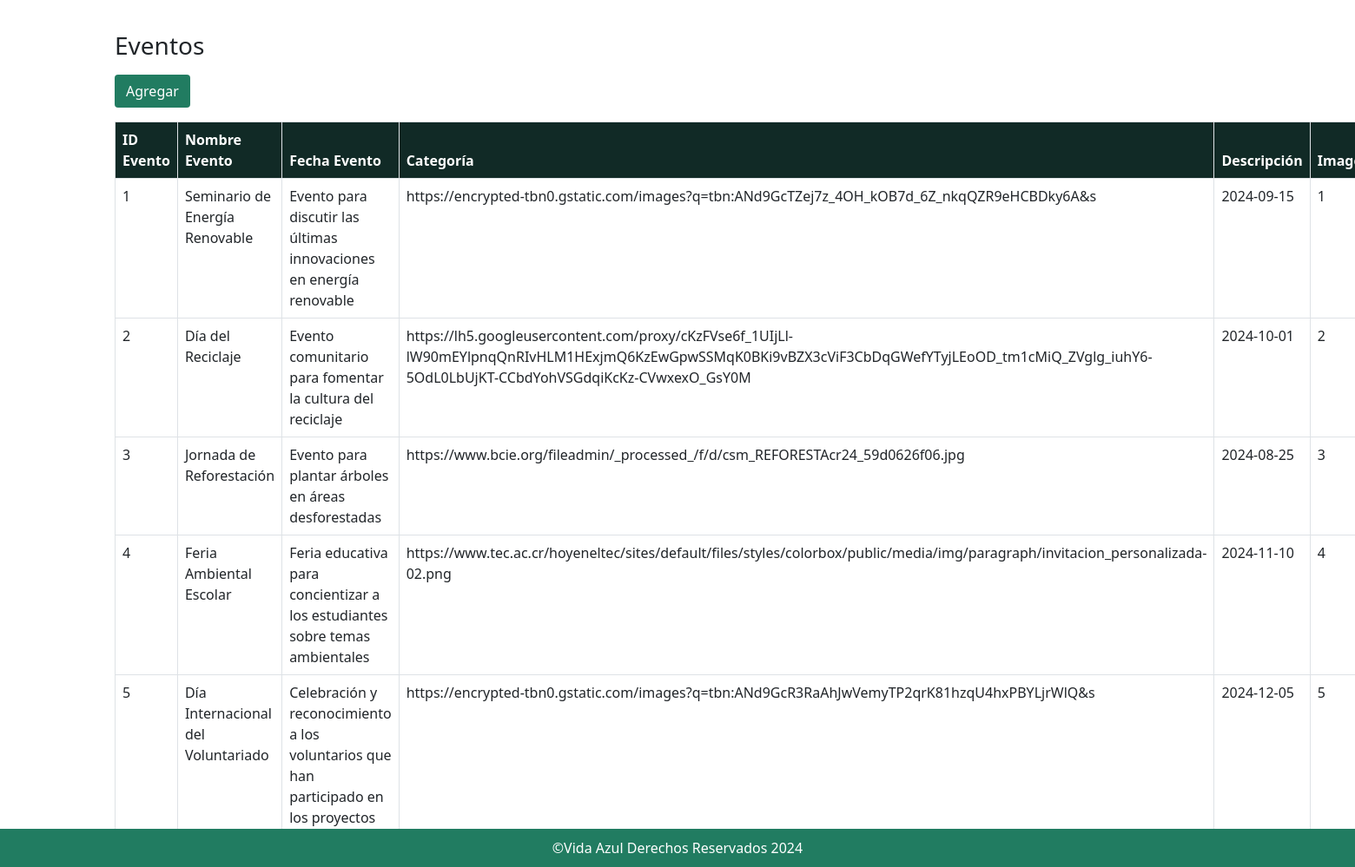
The page /evento/listado.php on the database its author committed.
### tables this page shows
CREATE TABLE `eventos` (
  `id_evento` int(11) NOT NULL,
  `id_categoria` int(11) DEFAULT NULL,
  `nombre_evento` varchar(100) NOT NULL,
  `fecha_evento` date NOT NULL,
  `descripcion` text DEFAULT NULL,
  `imagen` varchar(255) DEFAULT NULL
);

### evento/listado.php (the view, shortened to what this page needs)
<!DOCTYPE html>
<html lang="en">
<head>
    <link href="https://cdn.jsdelivr.net/npm/bootstrap@5.0.2/dist/css/bootstrap.min.css" rel="stylesheet"
>
    <link href="https://cdn.jsdelivr.net/npm/bootstrap-icons/font/bootstrap-icons.css" rel="stylesheet">
    <link href="../styles.css" rel="stylesheet">
</head>
<body>
    <main class="flex-shrink-0">
        <div class="container">
            <h3 class="my-3" id="titulo">Eventos</h3>
            <a href="nuevo.php" class="btn" style="background-color: #217C61; color: white;">Agregar</a>
            <table class="table table-hover table-bordered my-3" aria-describedby="titulo">
                <thead style="background-color: #112A26; color: white;">
                    <tr>
                        <th scope="col">ID Evento</th>
                        <th scope="col">Nombre Evento</th>
                        <th scope="col">Fecha Evento</th>
                        <th scope="col">Categoría</th>
                        <th scope="col">Descripción</th>
                        <th scope="col">Imagen</th>
                    </tr>
                </thead>
                <?php
                    $conexion = new mysqli("localhost", "vida_azul", "vidaazul", "vida_azul");
                    $sql = "SELECT id_evento, nombre_evento, descripcion, imagen, fecha_evento, id_categoria FROM eventos";
                    $result = $conexion->query($sql);
                    if ($result->num_rows > 0) {
                        while($row = $result->fetch_assoc()) {
                            $id_evento = $row['id_evento'];
                            $nombre_evento = $row['nombre_evento'];
                            $descripcion = $row['descripcion'];
                            $imagen = $row['imagen'];
                            $fecha_evento = $row['fecha_evento'];
                            $id_categoria = $row['id_categoria'];
                ?>
                <tbody>
                    <tr>
                        <td name="id_evento"><?php echo $id_evento; ?></td>
                        <td name="nombre_evento"><?php echo $nombre_evento; ?></td>
                        <td name="descripcion"><?php echo $descripcion; ?></td>
                        <td name="imagen"><?php echo $imagen; ?></td>
                        <td name="fecha_evento"><?php echo $fecha_evento; ?></td>
                        <td name="id_categoria"><?php echo $id_categoria; ?></td>
                    </tr>
                </tbody>
                <?php
                        }
                    } else {
                        echo "No se encontraron eventos, por favor ingrese alguno.";
                    }
                ?>
            </table>
        </div>
    </main>
    <footer class="footer" style="background-color:#217C61;position: fixed; bottom: 0;width: 100%;"
        class="col text-center text-white mt-auto p-1">
        <div class="container ">
            <div class="col">
                <p style="color: white;">&COPY;Vida Azul Derechos Reservados 2024</p>
            </div>
        </div>
    </footer>
</body>
</html>

### styles.css (style rules this page uses)
* { box-sizing: border-box; }
--------------------------------------Footer------------------------------------- html, body { height: 100%; margin: 0; padding: 0; }
body { display: flex; flex-direction: column; }
footer.footer { background-color: #217C61; color: white; padding: 10px 0; flex-shrink: 0; text-align: center; width: 100%; }
.container { flex: 1 0 auto; }
footer p { margin: 0; }
main { padding: 20px; }

### rows shown on the page
eventos: id_evento "1", nombre_evento "Seminario de Energía Renovable", descripcion "Evento para discutir las últimas innovaciones en energía renovable", imagen "https://encrypted-tbn0.gstatic.com/images?q=tbn:ANd9GcTZej7z_4OH_kOB7d_6Z_nkqQZR9eHCBDky6A&s", fecha_evento "2024-09-15", id_categoria "1"
eventos: id_evento "2", nombre_evento "Día del Reciclaje", descripcion "Evento comunitario para fomentar la cultura del reciclaje", imagen "https://lh5.googleusercontent.com/proxy/cKzFVse6f_1UIjLl-lW90mEYlpnqQnRIvHLM1HExjmQ6KzEwGpwSSMqK0BKi9vBZX3cViF3CbDqGWefYTyjLEoOD_tm1cMiQ_ZVglg_iuhY6-5OdL0LbUjKT-CCbdYohVSGdqiKcKz-CVwxexO_GsY0M", fecha_evento "2024-10-01", id_categoria "2"
eventos: id_evento "3", nombre_evento "Jornada de Reforestación", descripcion "Evento para plantar árboles en áreas desforestadas", imagen "https://www.bcie.org/fileadmin/_processed_/f/d/csm_REFORESTAcr24_59d0626f06.jpg", fecha_evento "2024-08-25", id_categoria "3"
eventos: id_evento "4", nombre_evento "Feria Ambiental Escolar", descripcion "Feria educativa para concientizar a los estudiantes sobre temas ambientales", imagen "https://www.tec.ac.cr/hoyeneltec/sites/default/files/styles/colorbox/public/media/img/paragraph/invitacion_personalizada-02.png", fecha_evento "2024-11-10", id_categoria "4"
eventos: id_evento "5", nombre_evento "Día Internacional del Voluntariado", descripcion "Celebración y reconocimiento a los voluntarios que han participado en los proyectos", imagen "https://encrypted-tbn0.gstatic.com/images?q=tbn:ANd9GcR3RaAhJwVemyTP2qrK81hzqU4hxPBYLjrWlQ&s", fecha_evento "2024-12-05", id_categoria "5"
